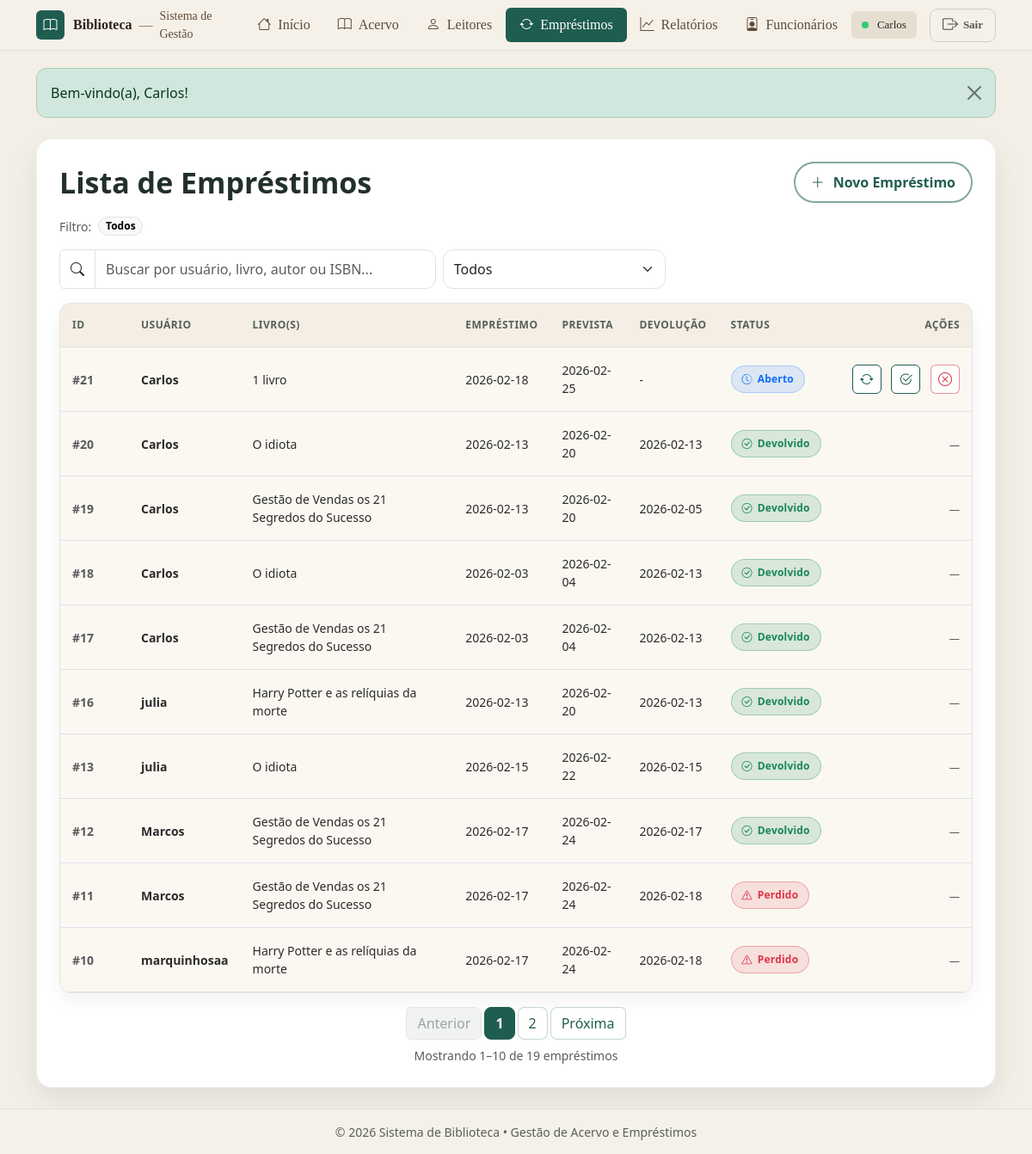
Page /emprestimos/listar.php (signed in) on the committed database.
### tables this page shows
CREATE TABLE `emprestimos` (
  `id` int(11) NOT NULL,
  `id_usuario` int(11) NOT NULL,
  `data_emprestimo` date DEFAULT curdate(),
  `data_prevista` date DEFAULT NULL,
  `cancelado` tinyint(1) NOT NULL DEFAULT 0,
  `cancelado_em` datetime DEFAULT NULL,
  `cancelado_motivo` varchar(255) DEFAULT NULL
);

CREATE TABLE `usuarios` (
  `id` int(11) NOT NULL,
  `nome` varchar(100) NOT NULL,
  `email` varchar(255) DEFAULT NULL,
  `telefone` varchar(20) DEFAULT NULL,
  `criado_em` timestamp NOT NULL DEFAULT current_timestamp(),
  `perfil` enum('admin','leitor') NOT NULL,
  `cpf` varchar(14) NOT NULL,
  `ativo` tinyint(1) NOT NULL DEFAULT 1
);

### emprestimos/listar.php (the view, shortened to what this page needs)
<?php
include("../conexao.php");
include("../includes/header.php");
$hoje = date('Y-m-d');
$por_pagina = 10;
$pagina = isset($_GET['p']) ? (int)$_GET['p'] : 1;
$q = trim($_GET['q'] ?? '');
$status = trim($_GET['status'] ?? '');
$where = [];
$params = [];
$types = "";
$where[] = "(IFNULL(e.cancelado,0) = 0)";
$exprAbertos = "SUM(CASE WHEN ei.devolvido = 0 AND IFNULL(ei.perdido,0)=0 THEN 1 ELSE 0 END)";
$exprPerdidos = "SUM(CASE WHEN IFNULL(ei.perdido,0)=1 THEN 1 ELSE 0 END)";
$having = [];
$whereSql  = count($where)  ? ("WHERE "  . implode(" AND ", $where))  : "";
$havingSql = count($having) ? ("HAVING " . implode(" AND ", $having)) : "";
$sqlCount = "
  SELECT COUNT(*) AS total
  FROM (
    SELECT e.id
    FROM emprestimos e
    JOIN usuarios u ON u.id = e.id_usuario
    JOIN emprestimo_itens ei ON ei.emprestimo_id = e.id
    JOIN livros l ON l.id = ei.id_livro
    $whereSql
    GROUP BY e.id
    $havingSql
  ) t
";
$stmtC = mysqli_prepare($conn, $sqlCount);
mysqli_stmt_execute($stmtC);
$total = (int)(mysqli_fetch_assoc(mysqli_stmt_get_result($stmtC))['total'] ?? 0);
$total_paginas = max(1, (int)ceil($total / $por_pagina));
$offset = ($pagina - 1) * $por_pagina;
$sql = "
  SELECT
    e.id,
    e.data_emprestimo,
    e.data_prevista,
    u.nome AS usuario_nome,
    COUNT(ei.id) AS qtd_itens,
    {$exprAbertos} AS abertos,
    {$exprPerdidos} AS perdidos,
    MAX(ei.data_devolucao) AS ultima_devolucao,
    GROUP_CONCAT(DISTINCT l.titulo ORDER BY l.titulo SEPARATOR ' | ') AS livros_titulos
  FROM emprestimos e
  JOIN usuarios u ON u.id = e.id_usuario
  JOIN emprestimo_itens ei ON ei.emprestimo_id = e.id
  JOIN livros l ON l.id = ei.id_livro
  $whereSql
  GROUP BY e.id
  $havingSql
  ORDER BY e.id DESC
  LIMIT ? OFFSET ?
";
$stmt = mysqli_prepare($conn, $sql);
$types2 = $types . "ii";
$params2 = array_merge($params, [$por_pagina, $offset]);
mysqli_stmt_bind_param($stmt, $types2, ...$params2);
mysqli_stmt_execute($stmt);
$r = mysqli_stmt_get_result($stmt);
$inicio = ($total === 0) ? 0 : ($offset + 1);
$fim = min($offset + $por_pagina, $total);
function montaLink($p, $q, $status)
{
  $qs = [];
  if ($p) $qs['p'] = $p;
  return "listar.php?" . http_build_query($qs);
}
function statusLabel($s)
{
  return "Todos";
}
function badgeStatusLoan(bool $devolvido, bool $atrasado, bool $temPerdido)
{
  if ($temPerdido) return "<span class='badge-status badge-lost'><i class='bi bi-exclamation-triangle'></i> Perdido</span>";
  if ($devolvido) return "<span class='badge-status badge-done'><i class='bi bi-check-circle'></i> Devolvido</span>";
  return "<span class='badge-status badge-open'><i class='bi bi-clock-history'></i> Aberto</span>";
}
?>
<div class="container my-4">
  <div class="page-card">
    <div class="page-card__head">
      <h2 class="page-card__title">Lista de Empréstimos</h2>
      <a class="btn btn-pill" href="cadastrar.php">
        <i class="bi bi-plus-lg"></i>
        Novo Empréstimo
      </a>
    </div>
    <div class="d-flex align-items-center gap-2 mb-3">
      <span class="text-muted small">Filtro:</span>
      <span class="badge rounded-pill text-bg-light" style="border:1px solid #e7e1d6;">
        <?= htmlspecialchars(statusLabel($status)) ?>
      </span>
    </div>
    <div class="row g-2 align-items-center mb-3">
      <div class="col-md-5">
        <div class="input-group">
          <span class="input-group-text bg-white"><i class="bi bi-search"></i></span>
          <input
            id="search"
            type="text"
            class="form-control"
            placeholder="Buscar por usuário, livro, autor ou ISBN..."
            autocomplete="off"
            value="<?= htmlspecialchars($q) ?>">
        </div>
      </div>
      <div class="col-md-3">
        <select id="status" class="form-select">
          <option value="" <?= $status === '' ? 'selected' : '' ?>>Todos</option>
        </select>
      </div>
    </div>
    <div class="table-base-wrap">
      <div class="table-responsive">
        <table class="table table-base align-middle mb-0">
          <thead>
            <tr>
              <th class="col-id">ID</th>
              <th>Usuário</th>
              <th>Livro(s)</th>
              <th class="col-ano">Empréstimo</th>
              <th class="col-ano">Prevista</th>
              <th class="col-ano">Devolução</th>
              <th class="col-status">Status</th>
              <th class="text-end col-acoes">Ações</th>
            </tr>
          </thead>
          <tbody id="tbody-emprestimos">
            <?php while ($e = mysqli_fetch_assoc($r)) {
              $id = (int)$e['id'];
              $qtd = (int)($e['qtd_itens'] ?? 0);
              $abertos = (int)($e['abertos'] ?? 0);
              $perdidos = (int)($e['perdidos'] ?? 0);
              $encerrado = ($abertos === 0);
              $prevista = $e['data_prevista'] ?? null;
              $atrasado = (!$encerrado && !empty($prevista) && $prevista < $hoje);
              $temPerdido = ($perdidos > 0);
              $titulos = (string)($e['livros_titulos'] ?? '—');
              if ($encerrado) {
                $livroMostrar = ($qtd > 1) ? ($qtd . " livros") : $titulos;
              } else {
                $livroMostrar = ($abertos === 1) ? "1 livro" : ($abertos . " livros");
              }
              $usuarioAttr = htmlspecialchars($e['usuario_nome'] ?? '', ENT_QUOTES);
              $livroAttr   = htmlspecialchars($livroMostrar, ENT_QUOTES);
            ?>
              <tr class="row-click" data-emprestimo-id="<?= $id ?>">
                <td class="text-muted fw-semibold">#<?= $id ?></td>
                <td class="fw-semibold"><?= htmlspecialchars($e['usuario_nome'] ?? '-') ?></td>
                <td><?= htmlspecialchars($livroMostrar) ?></td>
                <td><?= htmlspecialchars($e['data_emprestimo'] ?? '-') ?></td>
                <td><?= htmlspecialchars($e['data_prevista'] ?? '-') ?></td>
                <td><?= htmlspecialchars($e['ultima_devolucao'] ?? '-') ?></td>
                <td><?= badgeStatusLoan($encerrado, $atrasado, $temPerdido) ?></td>
                <td class="text-end">
                  <?php if (!$encerrado) { ?>
                    <a class="icon-btn icon-btn--edit"
                      href="renovar.php?id=<?= $id ?>"
                      title="Renovar"
                      data-stop-row="1">
                      <i class="bi bi-arrow-repeat"></i>
                    </a>
                    <a class="icon-btn icon-btn--edit"
                      href="#"
                      title="Detalhes"
                      data-action="detalhes"
                      data-id="<?= $id ?>"
                      data-stop-row="1">
                      <i class="bi bi-check2-circle"></i>
                    </a>
                    <a class="icon-btn icon-btn--del"
                      href="#"
                      title="Cancelar empréstimo"
                      data-action="cancelar"
                      data-id="<?= $id ?>"
                      data-livro="<?= $livroAttr ?>"
                      data-usuario="<?= $usuarioAttr ?>"
                      data-stop-row="1">
                      <i class="bi bi-x-circle"></i>
                    </a>
                  <?php } else { ?>
                    <span class="text-muted small">—</span>
                  <?php } ?>
                </td>
              </tr>
            <?php } ?>
          </tbody>
        </table>
      </div>
    </div>
    <div class="d-flex flex-column align-items-center gap-2 mt-3">
      <nav id="paginacao-emprestimos">
        <ul class="pagination pagination-green mb-0">
          <li class="page-item <?= ($pagina <= 1) ? 'disabled' : '' ?>">
            <a class="page-link" href="<?= montaLink($pagina - 1, $q, $status) ?>">Anterior</a>
          </li>
          <?php
          $janela = 2;
          $ini = max(1, $pagina - $janela);
          $fimPag = min($total_paginas, $pagina + $janela);
          for ($p = $ini; $p <= $fimPag; $p++) {
          ?>
            <li class="page-item <?= ($p === $pagina) ? 'active' : '' ?>">
              <a class="page-link" href="<?= montaLink($p, $q, $status) ?>"><?= $p ?></a>
            </li>
          <?php } ?>
          <li class="page-item <?= ($pagina >= $total_paginas) ? 'disabled' : '' ?>">
            <a class="page-link" href="<?= montaLink($pagina + 1, $q, $status) ?>">Próxima</a>
          </li>
        </ul>
      </nav>
      <div id="resumo-emprestimos" class="text-muted small">
        Mostrando <?= $inicio ?>–<?= $fim ?> de <?= $total ?> empréstimos
      </div>
    </div>
  </div>
</div>
<?php include("../includes/footer.php"); ?>

### assets/css/base.css (style rules this page uses)
:root { --green: #1f5d50; --green-2: #17463d; --beige: #f3efe6; --gold: #c58a2a; --text: #22302c; --muted: #6c7a74; --shadow: 0 16px 34px rgba(0,0,0,.10); }
* { box-sizing: border-box; }
body.app-body { background: var(--beige); color: var(--text); min-height: 100vh; display: flex; flex-direction: column; }

### assets/css/header.css (style rules this page uses)
:root { --green: #1f5d50; --gold: #d4af37; --muted: #6c757d; }

### assets/css/layout.css (style rules this page uses)
.page-card { background: #fff; border: 1px solid rgba(0,0,0,.06); border-radius: 18px; box-shadow: 0 14px 34px rgba(0,0,0,.08); padding: 26px; }
.page-card__head { display:flex; justify-content:space-between; align-items:center; gap: 16px; margin-bottom: 16px; flex-wrap: wrap; }
.page-card__title { margin: 0; font-size: 34px; font-weight: 800; color: var(--text); }

### assets/css/components.css (style rules this page uses)
.btn-pill { display: inline-flex; align-items: center; gap: 10px; padding: 10px 18px; border-radius: 999px; background: #fff; color: var(--green); border: 2px solid #1f5d508c; font-weight: 800; text-decoration: none; }
.icon-btn { display:inline-flex; align-items:center; justify-content:center; width:34px; height:34px; border-radius: 6px; border: 1px solid rgba(0,0,0,.15); background:#fff; margin-left: 8px; text-decoration: none; }
.icon-btn i { font-size: 16px; }
.icon-btn--edit { border-color: #1F5D50; color: #1F5D50; }
.icon-btn--del { border-color: rgba(220,53,69,.55); color: #dc3545; }
.badge-status { display:inline-flex; align-items:center; gap: 6px; padding: 6px 12px; border-radius: 999px; font-size: 12px; font-weight: 800; letter-spacing: .2px; }
.badge-open { background: rgba(13,110,253,.12); border: 1px solid rgba(13,110,253,.25); color: #0d6efd; }
.badge-done { background: rgba(25,135,84,.15); border: 1px solid rgba(25,135,84,.3); color: #198754; }
.pagination .page-link { color: var(--green); border-color: rgba(31, 93, 80, 0.25); background-color: #fff; font-weight: 500; }
.pagination .page-item.active .page-link { background-color: var(--green); border-color: var(--green); color: #fff; font-weight: 600; }
.pagination .page-item.disabled .page-link { color: #9aa5a1; background-color: #f1f3f2; border-color: #e1e5e3; }
.pagination { gap: 4px; }
.pagination .page-link { border-radius: 8px; }

### assets/css/tables.css (style rules this page uses)
td.text-end { white-space: nowrap; }
.col-id { width: 80px; }
.col-ano { width: 90px; }
.col-status { width: 130px; }
.col-acoes { width: 120px; }
.table-base-wrap { background: #fbf8f2; border: 1px solid rgba(0,0,0,.08); border-radius: 14px; overflow: hidden; box-shadow: 0 10px 22px rgba(0,0,0,.05); }
.table.table-base thead th { background: #f4eee4 !important; color: rgba(34,48,44,.75) !important; font-weight: 800; font-size: 12px; letter-spacing: .04em; text-transform: uppercase; padding: 16px 14px; border-bottom: 1px solid rgba(0,0,0,.06) !important; white-space: nowrap; }
.table.table-base tbody td { padding: 16px 14px; font-size: 14px; color: #2b2b2b; border-top: 1px solid rgba(0,0,0,.06) !important; vertical-align: middle; background: #fbf8f2 !important; }

### assets/css/forms.css (style rules this page uses)
.form-control, .form-select { border-radius: 12px; padding: 10px 12px; }

### emprestimos/listar.php (style rules this page uses)
tr.row-click { cursor: pointer; }
.badge-status.badge-lost { background: rgba(220,53,69,.12); border: 1px solid rgba(220,53,69,.35); color: #dc3545; }

### rows in the picture
emprestimos: id "21", id_usuario.nome "Carlos", livroMostrar "1 livro", data_emprestimo "2026-02-18", data_prevista "2026-02-25", ultima_devolucao "-"
emprestimos: id "20", id_usuario.nome "Carlos", livroMostrar "O idiota", data_emprestimo "2026-02-13", data_prevista "2026-02-20", ultima_devolucao "2026-02-13", shows "Devolvido"
emprestimos: id "19", id_usuario.nome "Carlos", livroMostrar "Gestão de Vendas os 21 Segredos do Sucesso", data_emprestimo "2026-02-13", data_prevista "2026-02-20", ultima_devolucao "2026-02-05", shows "Devolvido"
emprestimos: id "18", id_usuario.nome "Carlos", livroMostrar "O idiota", data_emprestimo "2026-02-03", data_prevista "2026-02-04", ultima_devolucao "2026-02-13", shows "Devolvido"
emprestimos: id "17", id_usuario.nome "Carlos", livroMostrar "Gestão de Vendas os 21 Segredos do Sucesso", data_emprestimo "2026-02-03", data_prevista "2026-02-04", ultima_devolucao "2026-02-13", shows "Devolvido"
emprestimos: id "16", id_usuario.nome "julia", livroMostrar "Harry Potter e as relíquias da morte", data_emprestimo "2026-02-13", data_prevista "2026-02-20", ultima_devolucao "2026-02-13", shows "Devolvido"
emprestimos: id "13", id_usuario.nome "julia", livroMostrar "O idiota", data_emprestimo "2026-02-15", data_prevista "2026-02-22", ultima_devolucao "2026-02-15", shows "Devolvido"
emprestimos: id "12", id_usuario.nome "Marcos", livroMostrar "Gestão de Vendas os 21 Segredos do Sucesso", data_emprestimo "2026-02-17", data_prevista "2026-02-24", ultima_devolucao "2026-02-17", shows "Devolvido"
emprestimos: id "11", id_usuario.nome "Marcos", livroMostrar "Gestão de Vendas os 21 Segredos do Sucesso", data_emprestimo "2026-02-17", data_prevista "2026-02-24", ultima_devolucao "2026-02-18", shows "Perdido"
emprestimos: id "10", id_usuario.nome "marquinhosaa", livroMostrar "Harry Potter e as relíquias da morte", data_emprestimo "2026-02-17", data_prevista "2026-02-24", ultima_devolucao "2026-02-18", shows "Perdido"

### other values in the picture
$_SESSION['auth']['nome'] "Carlos"
$msg "Bem-vindo(a), Carlos!"
statusLabel($status) "Todos"
$inicio "1"
$fim "10"
$total "19"
